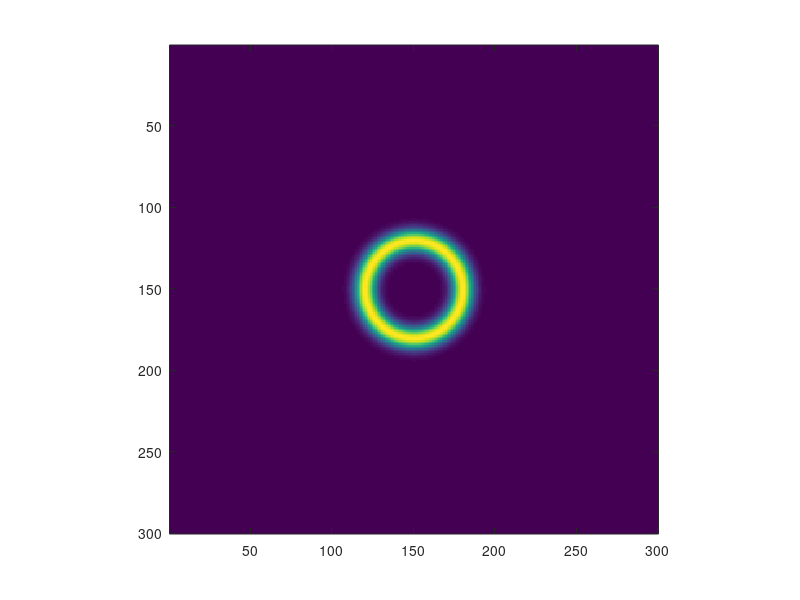

This chart was generated by the following MATLAB code:
x=linspace(-10,10,300);
[X,Y] = meshgrid(x,x);
R = sqrt(X.^2 + Y.^2);
z=exp(-5*(R-2).^2);
% z_p=z.*exp(1i*R*0.01*2*pi/532e-9);
z_p=exp(-1i*R).*z;
imagesc(z)
axis image
% figure;
% imagesc(abs(fresnel_advance(z_p,1e-6,1e-6,-0.00005,532e-9)));
% axis image
